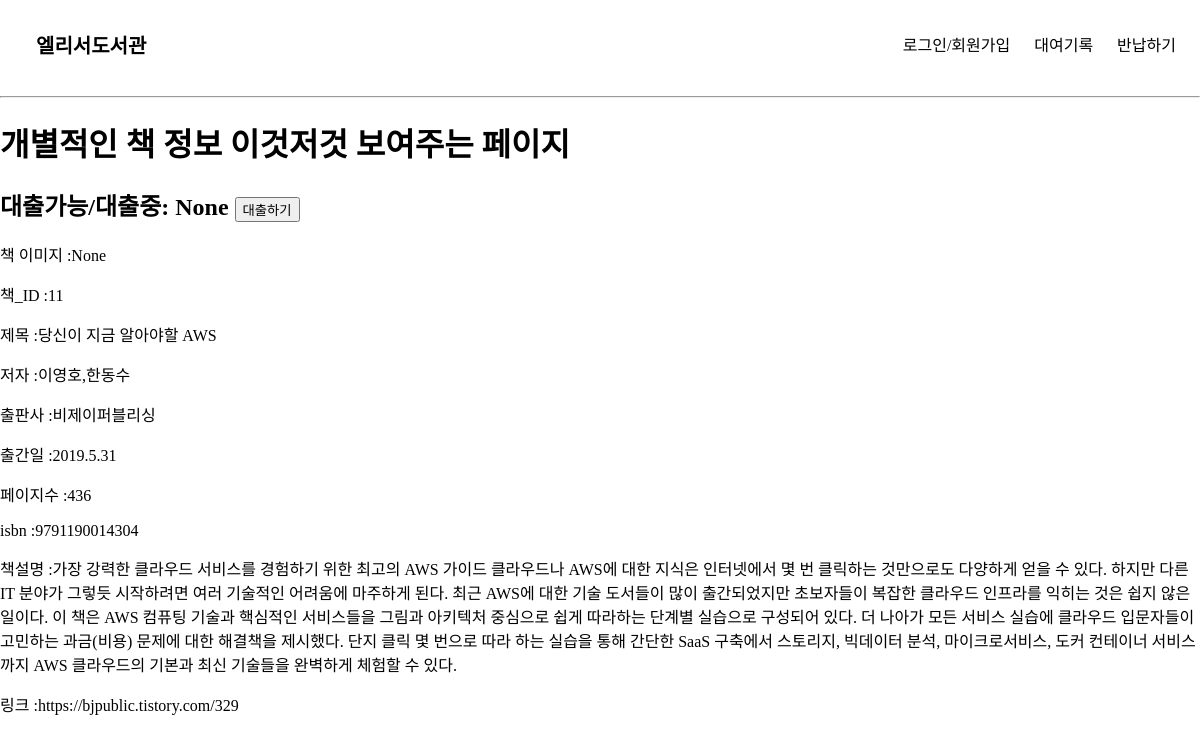
Page /book/11 on the committed database.
### elicelibrary/models.py (models this page shows, shortened)
class Book(db.Model):
    __tablename__     = 'Book'
    id                = db.Column(db.Integer, primary_key=True, nullable=False, autoincrement=True, unique=True)
    title             = db.Column(db.String(45), nullable=False)
    author            = db.Column(db.String(45))
    publisher         = db.Column(db.String(45))
    publication_date  = db.Column(db.String(45))
    pages             = db.Column(db.Integer)
    isbn              = db.Column(db.String(45))
    registered_date   = db.Column(db.DateTime, default=datetime.utcnow)
    description       = db.Column(db.Text())    # 길이를 정할 수 없는 문자열은 Text를 쓰면 됨
    book_link         = db.Column(db.String(255))
    book_status       = db.Column(db.Integer)
    book_img          = db.Column(db.String(45))    # 책 표지만 바뀐 경우, 또는 책이 다르지만 같은 표지를 쓰는 경우가 있기 때문에 이미지 스토리지에서 같은 이미지의 반복을 막기 위해 별도의 책 이미지 식별 용 변수를 넣음

### elicelibrary/views/book_api.py (the view)
@book.route('/book/<int:book_id>', methods=["GET"])
def book_detail(book_id):
    book_info = Book.query.filter(Book.id == book_id).first()
    isbn = book_info.isbn
    book_review = Review.query.filter(Review.isbn == isbn).all()
    return render_template("book_detail.html", book = book_info, book_review = book_review)

### elicelibrary/templates/book_detail.html (shortened to what this page needs)
{% extends 'base.html' %}
{% block content %}
<h1>개별적인 책 정보 이것저것 보여주는 페이지</h1>
<h2>대출가능/대출중: {{ book.book_status }}
    <input class='checkout-btn' type="button" value="대출하기">
</h2>
<p> 책 이미지 :{{ book.book_img }}</p>
<p> 책_ID  :{{ book.id }}</p>
<p> 제목 :{{ book.title }}</p>
<p> 저자 :{{ book.author }}</p>
<p> 출판사 :{{ book.publisher }}</p>
<p> 출간일 :{{ book.publication_date }}</p>
<p> 페이지수 :{{ book.pages }}</p>
<p> isbn :{{ book.isbn }}</p>
<p> 책설명 :{{ book.description }}</p>
<p> 링크 :{{ book.book_link }}</p>
{% endblock %}

### elicelibrary/static/style.css (style rules this page uses)
:root { --text-color: black; --background-color: white; --accent-color: grey; }
body { margin: 0; }

### rows in the picture
Book: book_status "None", book_img "None", id "11", title "당신이 지금 알아야할 AWS", author "이영호,한동수", publisher "비제이퍼블리싱", publication_date "2019.5.31", pages "436", isbn "9791190014304", description "가장 강력한 클라우드 서비스를 경험하기 위한 최고의 AWS 가이드 클라우드나 AWS에 대한 지식은 인터넷에서 몇 번 클릭하는 것만으로도 다양하게 얻을 수 있다. 하지만 다른 IT 분야가 그렇듯 시작하려면 여러 기술적인 어려움에 마주하게 된다. 최근 AWS에 대한 기술 도서들이 많이 출간되었지만 초보자들이 복잡한 클라우드 인프라를 익히는 것은 쉽지 않은 일이다. 이 책은 AWS 컴퓨팅 기술과 핵심적인 서비스들을 그림과 아키텍처 중심으로 쉽게 따라하는 단계별 실습으로 구성되어 있다. 더 나아가 모든 서비스 실습에 클라우드 입문자들이 고민하는 과금(비용) 문제에 대한 해결책을 제시했다. 단지 클릭 몇 번으로 따라 하는 실습을 통해 간단한 SaaS 구축에서 스토리지, 빅데이터 분석, 마이크로서비스, 도커 컨테이너 서비스까지 AWS 클라우드의 기본과 최신 기술들을 완벽하게 체험할 수 있다.", book_link "https://bjpublic.tistory.com/329"
